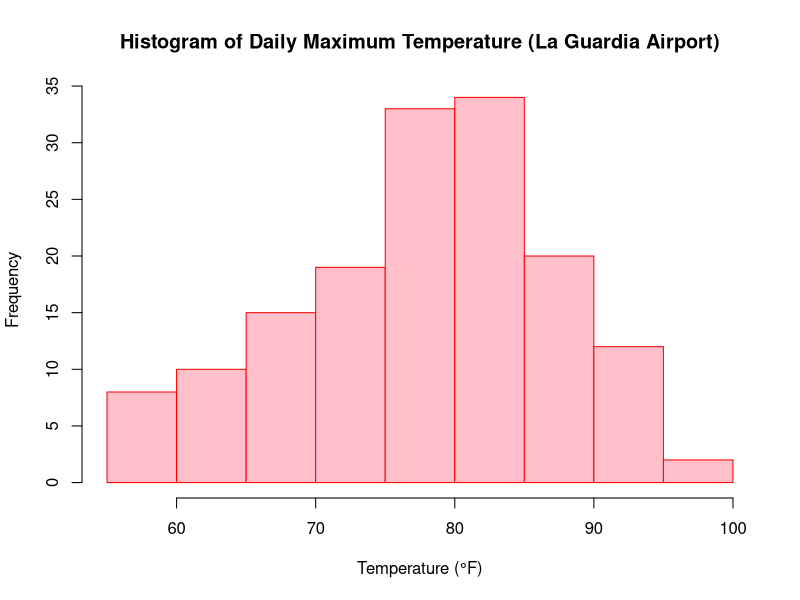
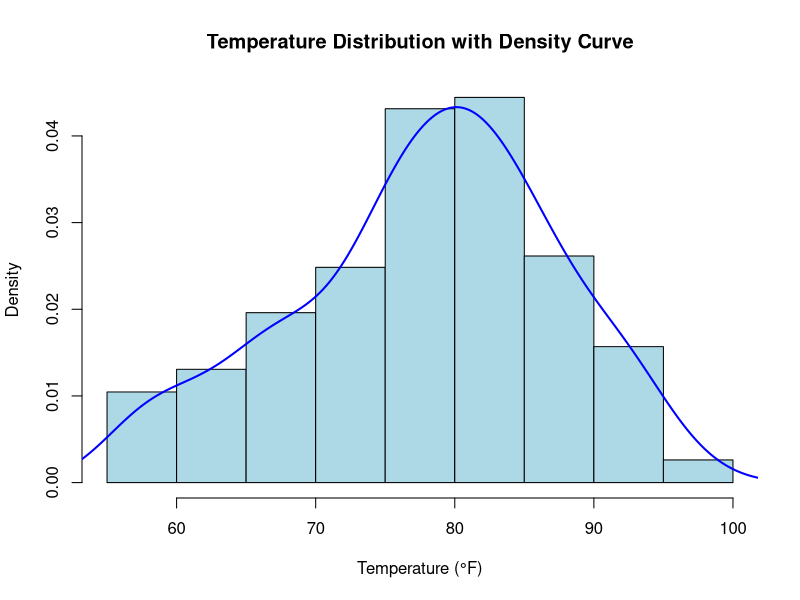

The R source for these figures, in order:
data("airquality")

# View first few rows
head(airquality)
hist(airquality$Temp,
     main = "Histogram of Daily Maximum Temperature (La Guardia Airport)",
     xlab = "Temperature (°F)",
     col = "pink",
     border = "red")
hist(airquality$Temp,
     probability = TRUE,
     main = "Temperature Distribution with Density Curve",
     xlab = "Temperature (°F)",
     col = "lightblue")

lines(density(airquality$Temp, na.rm = TRUE),
      col = "blue",
      lwd = 2)
